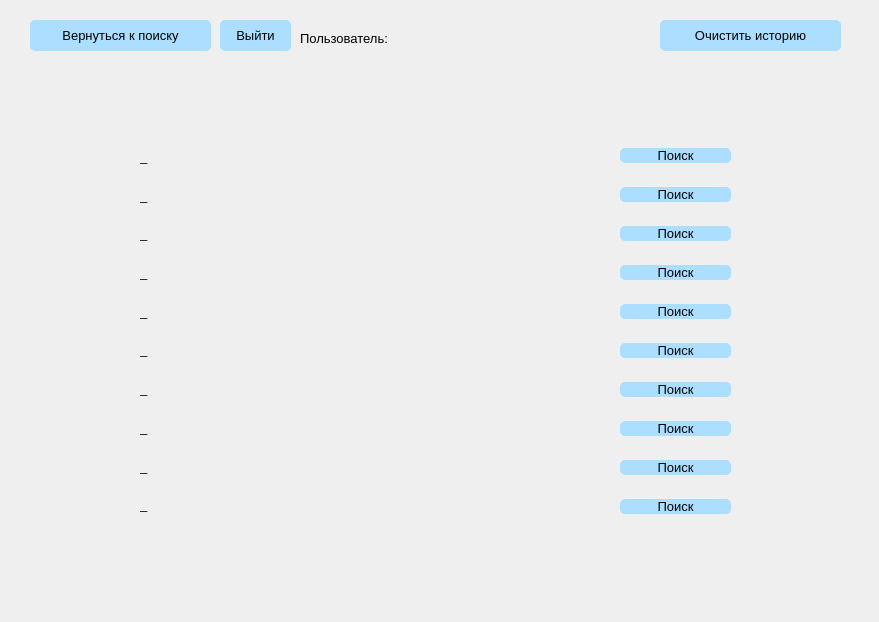
<?xml version="1.0" encoding="UTF-8"?>
<ui version="4.0">
 <class>MainWindow</class>
 <widget class="QMainWindow" name="MainWindow">
  <property name="geometry">
   <rect>
    <x>0</x>
    <y>0</y>
    <width>879</width>
    <height>622</height>
   </rect>
  </property>
  <property name="windowTitle">
   <string>История запросов</string>
  </property>
  <property name="styleSheet">
   <string notr="true">QPushButton{
background-color: rgb(172, 222, 255);
border-radius: 5px;}
QPushButton:pressed{background-color: rgb(151, 186, 209);}</string>
  </property>
  <widget class="QWidget" name="centralwidget">
   <widget class="QPushButton" name="logout_btn">
    <property name="geometry">
     <rect>
      <x>220</x>
      <y>20</y>
      <width>71</width>
      <height>31</height>
     </rect>
    </property>
    <property name="font">
     <font>
      <pointsize>10</pointsize>
     </font>
    </property>
    <property name="cursor">
     <cursorShape>PointingHandCursor</cursorShape>
    </property>
    <property name="text">
     <string>Выйти</string>
    </property>
   </widget>
   <widget class="QLabel" name="label">
    <property name="geometry">
     <rect>
      <x>300</x>
      <y>30</y>
      <width>131</width>
      <height>16</height>
     </rect>
    </property>
    <property name="font">
     <font>
      <pointsize>10</pointsize>
     </font>
    </property>
    <property name="text">
     <string>Пользователь:</string>
    </property>
   </widget>
   <widget class="QPushButton" name="search_btn">
    <property name="geometry">
     <rect>
      <x>30</x>
      <y>20</y>
      <width>181</width>
      <height>31</height>
     </rect>
    </property>
    <property name="font">
     <font>
      <pointsize>10</pointsize>
     </font>
    </property>
    <property name="cursor">
     <cursorShape>PointingHandCursor</cursorShape>
    </property>
    <property name="text">
     <string>Вернуться к поиску</string>
    </property>
   </widget>
   <widget class="QLabel" name="user">
    <property name="geometry">
     <rect>
      <x>420</x>
      <y>30</y>
      <width>221</width>
      <height>20</height>
     </rect>
    </property>
    <property name="font">
     <font>
      <pointsize>10</pointsize>
      <weight>75</weight>
      <bold>true</bold>
     </font>
    </property>
    <property name="styleSheet">
     <string notr="true">color: rgb(255,160,162);</string>
    </property>
    <property name="text">
     <string/>
    </property>
   </widget>
   <widget class="QPushButton" name="clean_btn">
    <property name="geometry">
     <rect>
      <x>660</x>
      <y>20</y>
      <width>181</width>
      <height>31</height>
     </rect>
    </property>
    <property name="font">
     <font>
      <pointsize>10</pointsize>
     </font>
    </property>
    <property name="cursor">
     <cursorShape>PointingHandCursor</cursorShape>
    </property>
    <property name="text">
     <string>Очистить историю</string>
    </property>
   </widget>
   <widget class="QWidget" name="verticalLayoutWidget">
    <property name="geometry">
     <rect>
      <x>620</x>
      <y>130</y>
      <width>111</width>
      <height>411</height>
     </rect>
    </property>
    <layout class="QVBoxLayout" name="verticalLayout">
     <item>
      <widget class="QPushButton" name="search1">
       <property name="font">
        <font>
         <pointsize>10</pointsize>
        </font>
       </property>
       <property name="cursor">
        <cursorShape>PointingHandCursor</cursorShape>
       </property>
       <property name="text">
        <string>Поиск</string>
       </property>
      </widget>
     </item>
     <item>
      <widget class="QPushButton" name="search2">
       <property name="font">
        <font>
         <pointsize>10</pointsize>
        </font>
       </property>
       <property name="cursor">
        <cursorShape>PointingHandCursor</cursorShape>
       </property>
       <property name="text">
        <string>Поиск</string>
       </property>
      </widget>
     </item>
     <item>
      <widget class="QPushButton" name="search3">
       <property name="font">
        <font>
         <pointsize>10</pointsize>
        </font>
       </property>
       <property name="cursor">
        <cursorShape>PointingHandCursor</cursorShape>
       </property>
       <property name="text">
        <string>Поиск</string>
       </property>
      </widget>
     </item>
     <item>
      <widget class="QPushButton" name="search4">
       <property name="font">
        <font>
         <pointsize>10</pointsize>
        </font>
       </property>
       <property name="cursor">
        <cursorShape>PointingHandCursor</cursorShape>
       </property>
       <property name="text">
        <string>Поиск</string>
       </property>
      </widget>
     </item>
     <item>
      <widget class="QPushButton" name="search5">
       <property name="font">
        <font>
         <pointsize>10</pointsize>
        </font>
       </property>
       <property name="cursor">
        <cursorShape>PointingHandCursor</cursorShape>
       </property>
       <property name="text">
        <string>Поиск</string>
       </property>
      </widget>
     </item>
     <item>
      <widget class="QPushButton" name="search6">
       <property name="font">
        <font>
         <pointsize>10</pointsize>
        </font>
       </property>
       <property name="cursor">
        <cursorShape>PointingHandCursor</cursorShape>
       </property>
       <property name="text">
        <string>Поиск</string>
       </property>
      </widget>
     </item>
     <item>
      <widget class="QPushButton" name="search7">
       <property name="font">
        <font>
         <pointsize>10</pointsize>
        </font>
       </property>
       <property name="cursor">
        <cursorShape>PointingHandCursor</cursorShape>
       </property>
       <property name="text">
        <string>Поиск</string>
       </property>
      </widget>
     </item>
     <item>
      <widget class="QPushButton" name="search8">
       <property name="font">
        <font>
         <pointsize>10</pointsize>
        </font>
       </property>
       <property name="cursor">
        <cursorShape>PointingHandCursor</cursorShape>
       </property>
       <property name="text">
        <string>Поиск</string>
       </property>
      </widget>
     </item>
     <item>
      <widget class="QPushButton" name="search9">
       <property name="font">
        <font>
         <pointsize>10</pointsize>
        </font>
       </property>
       <property name="cursor">
        <cursorShape>PointingHandCursor</cursorShape>
       </property>
       <property name="text">
        <string>Поиск</string>
       </property>
      </widget>
     </item>
     <item>
      <widget class="QPushButton" name="search10">
       <property name="font">
        <font>
         <pointsize>10</pointsize>
        </font>
       </property>
       <property name="cursor">
        <cursorShape>PointingHandCursor</cursorShape>
       </property>
       <property name="text">
        <string>Поиск</string>
       </property>
      </widget>
     </item>
    </layout>
   </widget>
   <widget class="QWidget" name="verticalLayoutWidget_2">
    <property name="geometry">
     <rect>
      <x>140</x>
      <y>140</y>
      <width>431</width>
      <height>381</height>
     </rect>
    </property>
    <layout class="QVBoxLayout" name="verticalLayout_2">
     <item>
      <widget class="QLabel" name="dish1">
       <property name="font">
        <font>
         <pointsize>10</pointsize>
        </font>
       </property>
       <property name="text">
        <string>_</string>
       </property>
      </widget>
     </item>
     <item>
      <widget class="QLabel" name="dish2">
       <property name="font">
        <font>
         <pointsize>10</pointsize>
        </font>
       </property>
       <property name="text">
        <string>_</string>
       </property>
      </widget>
     </item>
     <item>
      <widget class="QLabel" name="dish3">
       <property name="font">
        <font>
         <pointsize>10</pointsize>
        </font>
       </property>
       <property name="text">
        <string>_</string>
       </property>
      </widget>
     </item>
     <item>
      <widget class="QLabel" name="dish4">
       <property name="font">
        <font>
         <pointsize>10</pointsize>
        </font>
       </property>
       <property name="text">
        <string>_</string>
       </property>
      </widget>
     </item>
     <item>
      <widget class="QLabel" name="dish5">
       <property name="font">
        <font>
         <pointsize>10</pointsize>
        </font>
       </property>
       <property name="text">
        <string>_</string>
       </property>
      </widget>
     </item>
     <item>
      <widget class="QLabel" name="dish6">
       <property name="font">
        <font>
         <pointsize>10</pointsize>
        </font>
       </property>
       <property name="text">
        <string>_</string>
       </property>
      </widget>
     </item>
     <item>
      <widget class="QLabel" name="dish7">
       <property name="font">
        <font>
         <pointsize>10</pointsize>
        </font>
       </property>
       <property name="text">
        <string>_</string>
       </property>
      </widget>
     </item>
     <item>
      <widget class="QLabel" name="dish8">
       <property name="font">
        <font>
         <pointsize>10</pointsize>
        </font>
       </property>
       <property name="text">
        <string>_</string>
       </property>
      </widget>
     </item>
     <item>
      <widget class="QLabel" name="dish9">
       <property name="font">
        <font>
         <pointsize>10</pointsize>
        </font>
       </property>
       <property name="text">
        <string>_</string>
       </property>
      </widget>
     </item>
     <item>
      <widget class="QLabel" name="dish10">
       <property name="font">
        <font>
         <pointsize>10</pointsize>
        </font>
       </property>
       <property name="text">
        <string>_</string>
       </property>
      </widget>
     </item>
    </layout>
   </widget>
  </widget>
 </widget>
 <resources/>
 <connections/>
</ui>
